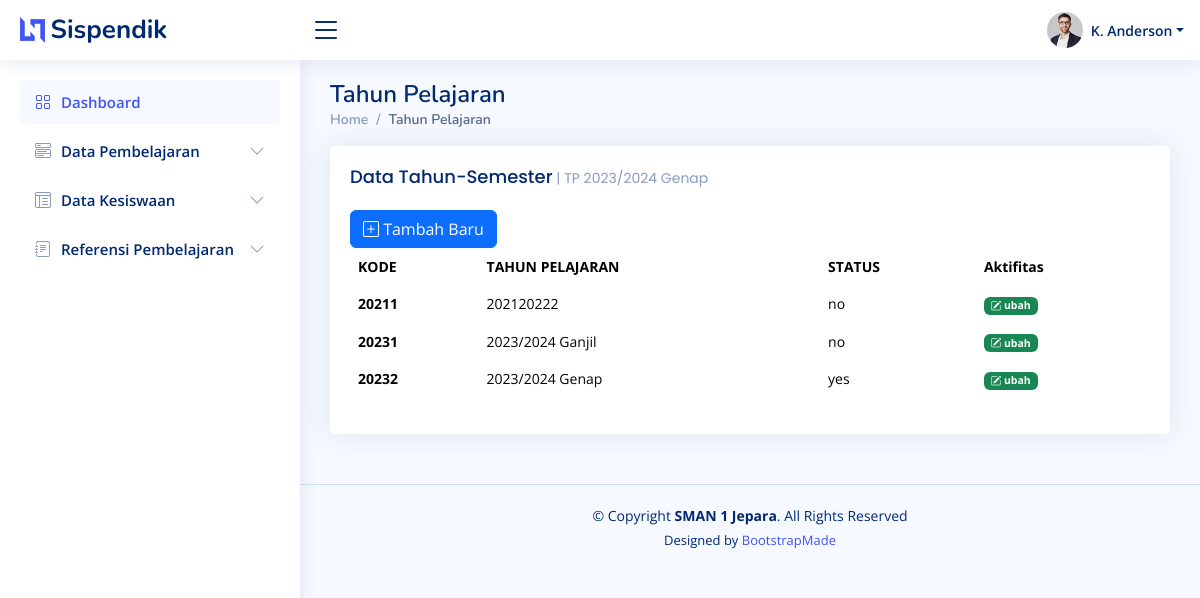
Page /webmin/tahun.php on the committed database.
### tables this page shows
CREATE TABLE IF NOT EXISTS `tahun_pelajaran` (
  `IDTP` char(5) NOT NULL,
  `KETERANGAN` varchar(20) NOT NULL,
  `AKTIF` enum('yes','no') NOT NULL,
  PRIMARY KEY (`IDTP`)
);

### webmin/promp.php (called while the page is built, shortened)
<?php
include_once '../config/koneksi.php';
$queryTp = $con->query("SELECT * FROM tahun_pelajaran WHERE AKTIF='yes'");
$data_tp = $queryTp->fetch_array();

### webmin/tahun.php (the view, shortened to what this page needs)
<?php
include_once("promp.php");
?>
<!DOCTYPE html>
<html lang="en">
<head>
    <link href="assets/vendor/bootstrap/css/bootstrap.min.css" rel="stylesheet">
    <link href="assets/vendor/bootstrap-icons/bootstrap-icons.css" rel="stylesheet">
    <link href="assets/vendor/boxicons/css/boxicons.min.css" rel="stylesheet">
    <link href="assets/vendor/quill/quill.snow.css" rel="stylesheet">
    <link href="assets/vendor/quill/quill.bubble.css" rel="stylesheet">
    <link href="assets/vendor/remixicon/remixicon.css" rel="stylesheet">
    <link href="assets/vendor/simple-datatables/style.css" rel="stylesheet">
    <link href="assets/css/style.css" rel="stylesheet">
</head>
<body>
    <header id="header" class="header fixed-top d-flex align-items-center">
        <div class="d-flex align-items-center justify-content-between">
            <a href="index.php" class="logo d-flex align-items-center">
                <img src="assets/img/logo.png" alt="">
                <span class="d-none d-lg-block">Sispendik</span>
            </a>
            <i class="bi bi-list toggle-sidebar-btn"></i>
        </div>
        <nav class="header-nav ms-auto">
            <ul class="d-flex align-items-center">
                <li class="nav-item dropdown pe-3">
                    <a class="nav-link nav-profile d-flex align-items-center pe-0" href="#" data-bs-toggle="dropdown">
                        <img src="assets/img/profile-img.jpg" alt="Profile" class="rounded-circle">
                        <span class="d-none d-md-block dropdown-toggle ps-2">K. Anderson</span>
                    </a>
                </li>
            </ul>
        </nav>
    </header>
    <?php
    include "_komponen/menu.php";
    ?>
    <main id="main" class="main">
        <div class="pagetitle">
            <h1>Tahun Pelajaran</h1>
            <nav>
                <ol class="breadcrumb">
                    <li class="breadcrumb-item"><a href="index.php">Home</a></li>
                    <li class="breadcrumb-item active">Tahun Pelajaran</li>
                </ol>
            </nav>
        </div>
        <section class="section dashboard">
            <div class="row">
                <div class="col-lg-12">
                    <div class="row">
                        <div class="col-12">
                            <div class="card recent-sales overflow-auto">
                                <div class="card-body">
                                    <h5 class="card-title">Data Tahun-Semester<span> | TP <?php echo $data_tp['KETERANGAN'] ?></span></h5>
                                    <button type="button" class="btn btn-primary" data-bs-toggle="modal" data-bs-target="#tambahtahun">
                                        <i class="bi bi-plus-square"></i> Tambah Baru
                                    </button>
                                    <div id="tahunpelajaran_tb">
                                        <table class="table table-borderless datatable">
                                            <thead>
                                                <tr>
                                                    <th scope="col">KODE</th>
                                                    <th scope="col">TAHUN PELAJARAN</th>
                                                    <th scope="col">STATUS</th>
                                                    <th scope="col">Aktifitas</th>
                                                </tr>
                                            </thead>
                                            <tbody>
                                                <?php
                                                $stmts = $con->query("SELECT * FROM tahun_pelajaran ORDER BY IDTP ASC");
                                                while ($data = $stmts->fetch_array()) {
                                                    echo "<tr><th scope='row'>" . $data['IDTP'] . "</th>
                                                    <td>" . $data['KETERANGAN'] . "</td>
                                                    <td>" . $data['AKTIF'] . "</td>
                                                    ";
                                                    echo  "<td><a href='tahun_edit.php?id=" . $data['IDTP'] . "' id='" . $data['IDTP'] . "' class='badge bg-success edit_data'><i class='bi bi-pencil-square'></i> ubah</a></td></tr>";
                                                }
                                                ?>
                                            </tbody>
                                        </table>
                                    </div>
                                </div>
                            </div>
                        </div>
                    </div>
                </div>
            </div>
        </section>
    </main>
    <footer id="footer" class="footer">
        <div class="copyright">
            &copy; Copyright <strong><span>SMAN 1 Jepara</span></strong>. All Rights Reserved
        </div>
        <div class="credits">
            Designed by <a href="https://bootstrapmade.com/">BootstrapMade</a>
        </div>
    </footer>
</body>
</html>

### webmin/assets/css/style.css (style rules this page uses)
:root { scroll-behavior: smooth; }
body { font-family: "Open Sans", sans-serif; background: #f6f9ff; color: #444444; }
a { color: #4154f1; text-decoration: none; }
h1, h2, h3, h4, h5, h6 { font-family: "Nunito", sans-serif; }
#main { margin-top: 60px; padding: 20px 30px; transition: all 0.3s; }
.pagetitle { margin-bottom: 10px; }
.pagetitle h1 { font-size: 24px; margin-bottom: 0; font-weight: 600; color: #012970; }
.card { margin-bottom: 30px; border: none; border-radius: 5px; box-shadow: 0px 0 30px rgba(1, 41, 112, 0.1); }
.card-title { padding: 20px 0 15px 0; font-size: 18px; font-weight: 500; color: #012970; font-family: "Poppins", sans-serif; }
.card-title span { color: #899bbd; font-size: 14px; font-weight: 400; }
.card-body { padding: 0 20px 20px 20px; }
.breadcrumb { font-size: 14px; font-family: "Nunito", sans-serif; color: #899bbd; font-weight: 600; }
.breadcrumb a { color: #899bbd; transition: 0.3s; }
.breadcrumb .breadcrumb-item::before { color: #899bbd; }
.breadcrumb .active { color: #51678f; font-weight: 600; }
.logo { line-height: 1; }
@media (min-width: 1200px) { .logo { width: 280px; } }
.logo img { max-height: 26px; margin-right: 6px; }
.logo span { font-size: 26px; font-weight: 700; color: #012970; font-family: "Nunito", sans-serif; }
.header { transition: all 0.5s; z-index: 997; height: 60px; box-shadow: 0px 2px 20px rgba(1, 41, 112, 0.1); background-color: #fff; padding-left: 20px; }
.header .toggle-sidebar-btn { font-size: 32px; padding-left: 10px; cursor: pointer; color: #012970; }
.header-nav ul { list-style: none; }
.header-nav>ul { margin: 0; padding: 0; }
.header-nav .nav-profile { color: #012970; }
.header-nav .nav-profile img { max-height: 36px; }
.header-nav .nav-profile span { font-size: 14px; font-weight: 600; }
@media (min-width: 1200px) { #main, #footer { margin-left: 300px; } }
.dashboard .recent-sales { font-size: 14px; }
.dashboard .recent-sales .table thead { background: #f6f6fe; }
.dashboard .recent-sales .table thead th { border: 0; }
.footer { padding: 20px 0; font-size: 14px; transition: all 0.3s; border-top: 1px solid #cddfff; }
.footer .copyright { text-align: center; color: #012970; }
.footer .credits { padding-top: 5px; text-align: center; font-size: 13px; color: #012970; }

### rows in the picture
tahun_pelajaran: KETERANGAN "2023/2024 Genap", IDTP "20232", AKTIF "yes"
tahun_pelajaran: IDTP "20211", KETERANGAN "202120222", AKTIF "no"
tahun_pelajaran: IDTP "20231", KETERANGAN "2023/2024 Ganjil", AKTIF "no"
